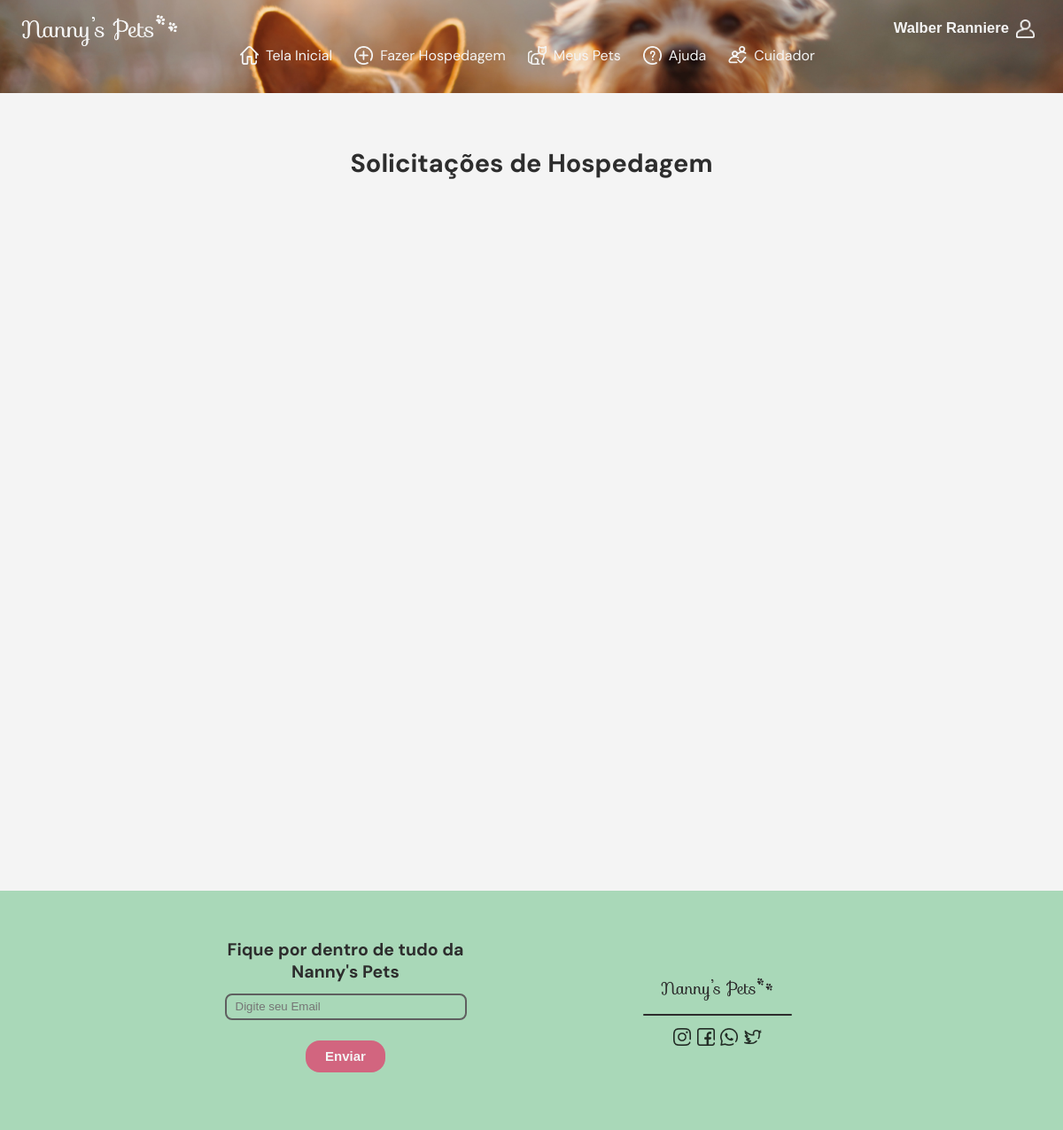
Before: /minhas_solicitacoes/ (signed in) with the older database file.
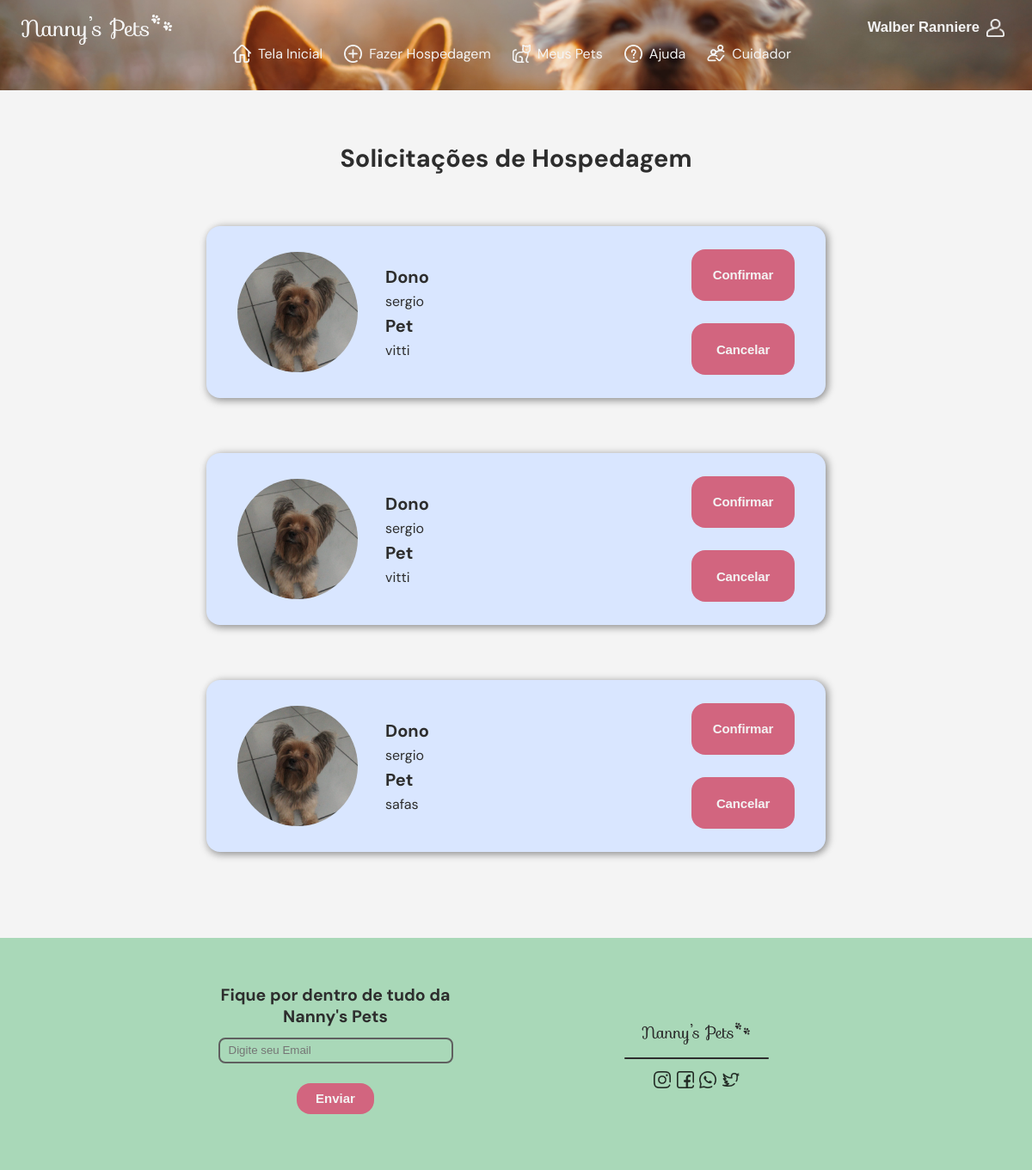
After: the same page with the newer database file.
### nannypets/models.py (models this page shows, shortened)
class User(AbstractBaseUser, PermissionsMixin):
    username = models.CharField(_('username'), max_length=15, unique=True,
        help_text=_('Required. 15 characters or fewer. Letters, \
                    numbers and @/./+/-/_ characters'),
        validators=[
                    validators.RegexValidator(
                                            re.compile('^[\w.@+-]+$'),
                                            _('Enter a valid username.'),
                                            _('invalid'))])
    first_name = models.CharField(_('first name'), max_length=30)
    last_name = models.CharField(_('last name'), max_length=150)
    email = models.EmailField(_('email address'), max_length=255, unique=True)
    is_staff = models.BooleanField(_('staff status'), default=False,
        help_text=_('Designates whether the user can log into this admin site.'))
    is_active = models.BooleanField(_('active'), default=True,
        help_text=_('Designates whether this user should be treated as active. \
                    Unselect this instead of deleting accounts.'))
    date_joined = models.DateTimeField(_('date joined'), default=timezone.now)
    foto = models.ImageField(_('foto'), upload_to='mysite/nannypets/user_photos', null=True,
                             blank=True)
    USERNAME_FIELD = 'username'
    REQUIRED_FIELDS = ['email',]
    objects = UserManager()
    class Meta:
        ordering = ['username']
        verbose_name = _('user')
        verbose_name_plural = _('users')

class SolicitacaoHospedagem(models.Model):
    STATUS = (0, 'Aguardando'), (1, 'Rejeitada'), (2, 'Confirmada')
    status = models.IntegerField(choices=STATUS, default=0)
    dia_inicial = models.DateField("Data Inicial")
    dia_final = models.DateField("Data final")
    User = settings.AUTH_USER_MODEL
    user = models.ForeignKey(User, on_delete=models.CASCADE)
    cuidador = models.ForeignKey(Cuidador, on_delete=models.CASCADE)
    pet = models.ForeignKey(Pet, on_delete=models.CASCADE)
    class Meta:
        verbose_name = 'Solicitação de Hospedagem'
        verbose_name_plural = 'Solicitações de Hospedagem'

class Pet(models.Model):
    nome = models.CharField(max_length=255)
    idade = models.IntegerField()
    ESPECIE = (1, 'Cachorro'), (2,'Gato')
    TAMANHO = (1, 'Porte pequeno'), (2, 'Porte médio'), (3, 'Porte grande')
    porte = models.IntegerField(choices=TAMANHO,)
    especie = models.IntegerField(choices=ESPECIE,)
    docil = models.BooleanField()
    User = settings.AUTH_USER_MODEL
    user = models.ForeignKey(User, on_delete=models.CASCADE)
    foto = models.ImageField(upload_to='nannypets/pet_photos', blank=True)
    class Meta:
        ordering = ['nome']
        verbose_name = 'Pet'
        verbose_name_plural = 'Pets'

### nannypets/views.py (the view)
# urls.py: path('minhas_solicitacoes/', login_required(views.SolicitacaoHospedagemView.as_view()), name = 'listar_solicitacoes'),
class SolicitacaoHospedagemView(View):
    def get(self, request, *args, **kwargs):
        lista_solicitacoes = SolicitacaoHospedagem.objects.filter(cuidador=request.user.cuidador)
        contexto = {'solicitacao_list':lista_solicitacoes}
        return render(request, 'nannypets/lista_solicitacoes.html', contexto)

### nannypets/templates/nannypets/lista_solicitacoes.html (shortened to what this page needs)
{% extends 'base.html' %}
{% load static %}
{% block css %} <link rel="stylesheet" type="text/css" href="{% static 'assets/css/lista_solicitacoes-1.css' %}"> {% endblock %}
{% block content %}
    <div class="container">
        <h2>Solicitações de Hospedagem</h2>
        <div class="solicita-content">
            <ul class="list-solicita">
                {% for solicitacaoHospedagem in solicitacao_list %}
                <div class="card-solicita">
                    <div class="titles-pet">
                        {% if solicitacaoHospedagem.pet.foto %}
                            <img src="{{solicitacaoHospedagem.pet.foto.url}}" alt="" class="pet-img">
                        {% endif %}
                        <div class="titles-all">
                            <h3>Dono</h3>
                            <li>{{ solicitacaoHospedagem.user.username }}</li>
                            <h3>Pet</h3>
                            <li>{{ solicitacaoHospedagem.pet.nome }}</li>
                        </div>
                    </div>
                    <div class="buttons-solicita">
                        <button class="btn-solicita">Confirmar</button>
                        <button class="btn-solicita">Cancelar</button>
                    </div>
                 </div>
                {% endfor %}
            </ul>
        </div>
    </div>
{% endblock %}

### nannypets/templates/base.html (shortened to what this page needs)
{% load static %}
<!DOCTYPE html>
<html lang="pt-br">
<head>
    <link rel="stylesheet" type="text/css" href="{% static 'assets/css/base.css' %}">
    {% block css %}{% endblock %}
</head>
<body>
    <nav class="nav-bar">
        <div class="nav-bar-logo-perfil">
            <img src="{% static 'assets/img/logo-white.png' %}" alt="Logo Nanny Pets" class="logo">
            <button class="icon-title-perfil">
                <h5>{{ user.username }} {{user.last_name}}</h5>
                <img src="{% static 'assets/img/perfil.png' %}" alt="" class="nav-icon">
            </button>
        </div>
        <ul class="nav-links">
            <li><a href="/"><img src="{% static 'assets/img/icon-home.png' %}" alt="" class="nav-icon">Tela Inicial</a></li>
            <li><a href="/hospedagem/"><img src="{% static 'assets/img/icon-hospedar.png' %}" alt="" class="nav-icon">Fazer Hospedagem</a></li>
            <li><a href="/pets/"><img src="{% static 'assets/img/icon-cat.png' %}" alt="" class="nav-icon">Meus Pets</a></li>
            <li><a href="#"><img src="{% static 'assets/img/icon-help.png' %}" alt="" class="nav-icon">Ajuda</a></li>
            {% if user.cuidador %}
                <li><a href="/minhas_solicitacoes"><img src="{% static 'assets/img/icon-cuidador.png' %}" alt="" class="nav-icon">Cuidador</a></li>
            {% endif %}
        </ul>
    </nav>
    {% block content %}
    {% endblock %}
    <footer class="foot">
        <div class="foot-form">
            <div class="box-form">
                <h2 class="foot-title">Fique por dentro de tudo da Nanny's Pets</h2>
                <form action="#" class="foot-form-env-email">
                    <input type="text" placeholder="Digite seu Email" class="foot-form-cx-text">
                    <button class="foot-btn-env">Enviar</button>
                </form>
            </div>
        </div>
        <div class="foot-logo-midia">
            <div class="box-social">
                <img src="{% static 'img/logo-black.png' %}" alt="" class="foot-logo">
                <hr>
                <div class="foot-social-midia">
                    <img src="{% static 'img/icon-ig.png' %}" alt="" class="foot-icon-midia">
                    <img src="{% static 'img/icon-fb.png' %}" alt="" class="foot-icon-midia">
                    <img src="{% static 'img/icon-wpp.png' %}" alt="" class="foot-icon-midia">
                    <img src="{% static 'img/icon-tw.png' %}" alt="" class="foot-icon-midia">
                </div>
            </div>
        </div>
    </footer>
</body>
</html>

### nannypets/static/assets/css/base.css (style rules this page uses)
:root { --white: #f4f4f4; --pink-strong: #D2657F; --text-color-black: #2d2d2d; --text-color-gray: #5f5f5f; --hover-button: #FF6663; --gray: #9AA0A8; --blue: #d9e6ff; --blue-light: #A9D8B8; --container-color: #fff; --body-font: 'DM Sans', sans-serif; --h2-font-size: 1.25rem; --h3-font-size: 1rem; --normal-font-size: .938rem; --small-font-size: .813rem; --smaller-font-size: .75rem; }
* { box-sizing: border-box; padding: 0; margin: 0; }
body { font-family: var(--body-font); background-color: var(--white); display: flex; flex-direction: column; justify-content: space-between; min-height: 100vh; }
.nav-bar { width: 100%; height: 105px; background: rgba(192, 126, 117, 0.20); background-image: url("/static/assets/img/alvan-nee-T-0EW-SEbsE-unsplash.jpg"); background-size: cover; background-position: center; filter: contrast(1.0); flex-shrink: 0; background-position-y: 24%; display: flex; flex-direction: column; padding: 1% 2%; align-items: center; }
.nav-bar-logo-perfil { width: 100%; justify-content: space-between; height: auto; display: flex; flex-direction: row; }
.logo { width: auto; height: 40px; }
.icon-title-perfil { border: none; display: flex; flex-direction: row; color: var(--white); font-size: var(--h2-font-size); text-decoration: none; background: transparent; justify-content: space-between; align-items: center; }
.nav-links { display: flex; list-style: none; flex-direction: row; justify-content: space-around; width: 60%; }
.nav-links li { display: flex; flex-direction: row; align-items: center; justify-content: center; height: 21px; }
.nav-links a { text-decoration: none; color: var(--white); height: 21px; display: inline-flex; align-items: flex-end; transition: 300ms linear; }
.nav-icon { height: 21px; width: 21px; border: none; text-decoration: none; margin-left: 8px; margin-right: 8px; }
.foot { width: 100%; height: 270px; position: relative; bottom: 0; background-color: var(--blue-light); display: flex; flex-direction: row; align-items: center; justify-content: center; }
.foot-form, .foot-logo-midia { width: 35%; height: 100%; display: flex; flex-direction: column; align-items: center; justify-content: center; }
.box-form { color: var(--text-color-black); height: 60%; width: 65%; display: flex; flex-direction: column; justify-content: space-around; font-size: var(--small-font-size); text-align: center; }
.foot-form-env-email { display: flex; flex-direction: column; height: 70%; justify-content: space-around; align-items: center; }
.foot-form-env-email input { background-color: transparent; border-radius: 8px; border: 2px solid #5F5F5F; height: 30px; appearance: none; text-indent: 10px; width: 100%; }
.foot-form-env-email button { width: 90px; height: 36px; border-radius: 16px; border-style: hidden; background-color: var(--pink-strong); color: var(--white); font-size: var(--normal-font-size); font-weight: 700; outline: 0; cursor: pointer; }
.foot-logo { height: 30px; width: 128px; }
.foot-icon-midia { height: 20px; width: 20px; }
.box-social { height: 35%; width: 40%; display: flex; flex-direction: column; justify-content: space-around; align-items: center; }
.box-social hr { width: 100%; background-color: var(--text-color-black); height: 1.5px; border: none; border-radius: 3px; }
.foot-social-midia { display: flex; width: 60%; align-items: center; justify-content: space-between; }
.container { margin-bottom: 80px; }

Changed rows visible on the page:
added SolicitacaoHospedagem: pet.foto (picture), user.username "sergio", pet.nome "vitti"
added SolicitacaoHospedagem: pet.foto (picture), user.username "sergio", pet.nome "vitti"
added SolicitacaoHospedagem: pet.foto (picture), user.username "sergio", pet.nome "safas"
